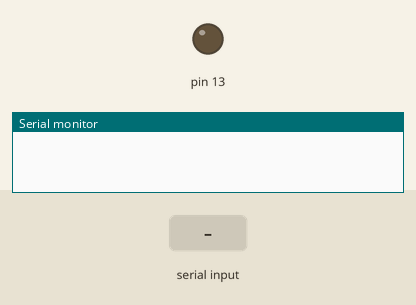
Simulated run of this sketch. Board: Arduino Uno, built with avr-gcc and run on an emulated ATmega328P. Parts: output pins drawn as LEDs (lit = HIGH), the last lines printed to the serial monitor. Inputs (shaded band) come from the test bench.

Above: at 1.2 s.
1.3 s: "A" received over Serial
2.8 s: "1" received over Serial
At 3.2 s:
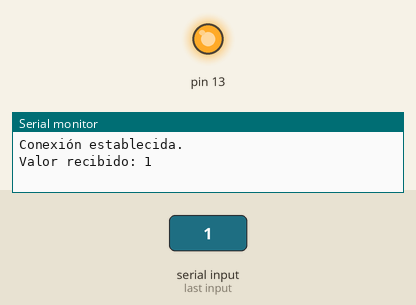
4.3 s: "0" received over Serial
At 5.6 s:
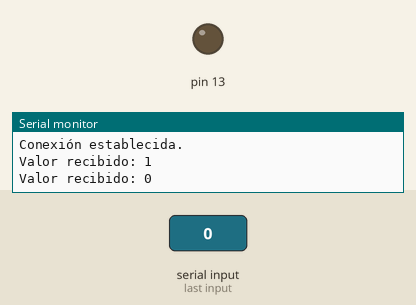
Timing chart, 0 to 7.3 s (numbered marks = the images above; inputs shaded):
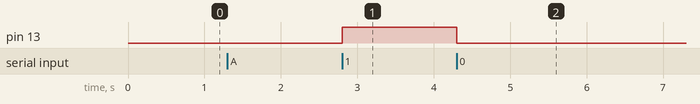

Measured:
- after the input at 2.8 s, pin 13: LOW → HIGH at once
- after the input at 4.3 s, pin 13: HIGH → LOW at once

The sketch:

bluetooth_arduino.ino
```cpp
char Incoming_value = 0;
bool connected = false;

void setup() {
  Serial.begin(9600);
  pinMode(13, OUTPUT);
}

void loop() {
  if (!connected) {
    checkForConnection();
  }

  if (connected && Serial.available() > 0) {
    Incoming_value = Serial.read();
    Serial.print("Valor recibido: ");
    Serial.println(Incoming_value);
    if (Incoming_value == '1')
      digitalWrite(13, HIGH);
    else if (Incoming_value == '0')
      digitalWrite(13, LOW);
  }
}

void checkForConnection() {
  if (Serial.available() > 0) {
    if (Serial.read() == 'A') { // Señal de conexión desde la app
      connected = true;
      Serial.println("Conexión establecida.");
    }
  }
}
```
